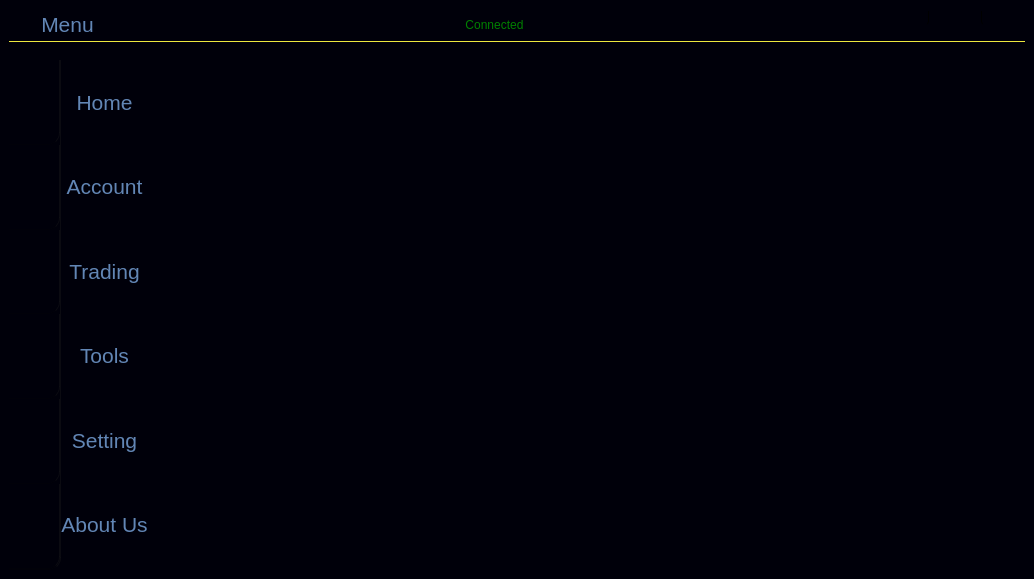
<?xml version="1.0" encoding="UTF-8"?>
<ui version="4.0">
 <class>Window</class>
 <widget class="QMainWindow" name="Window">
  <property name="windowModality">
   <enum>Qt::ApplicationModal</enum>
  </property>
  <property name="geometry">
   <rect>
    <x>0</x>
    <y>0</y>
    <width>1034</width>
    <height>579</height>
   </rect>
  </property>
  <property name="font">
   <font>
    <family>Segoe UI Symbol</family>
    <pointsize>9</pointsize>
   </font>
  </property>
  <property name="windowTitle">
   <string>MainWindow</string>
  </property>
  <property name="windowIcon">
   <iconset resource="resourse.qrc">
    <normaloff>:/icons/images/icons/icons8-scatter-plot-96.png</normaloff>:/icons/images/icons/icons8-scatter-plot-96.png</iconset>
  </property>
  <property name="autoFillBackground">
   <bool>false</bool>
  </property>
  <property name="styleSheet">
   <string notr="true">border : none;
background-color : qlineargradient(spread:repeat, x1:0.5225, y1:0.505, x2:0.6075, y2:0.602, stop:0.920455 rgba(0, 0, 10, 239));

</string>
  </property>
  <property name="dockNestingEnabled">
   <bool>false</bool>
  </property>
  <property name="unifiedTitleAndToolBarOnMac">
   <bool>false</bool>
  </property>
  <widget class="QWidget" name="centralwidget">
   <layout class="QVBoxLayout" name="verticalLayout">
    <property name="spacing">
     <number>0</number>
    </property>
    <property name="leftMargin">
     <number>0</number>
    </property>
    <property name="topMargin">
     <number>0</number>
    </property>
    <property name="rightMargin">
     <number>0</number>
    </property>
    <property name="bottomMargin">
     <number>0</number>
    </property>
    <item>
     <widget class="QFrame" name="TopFrame">
      <property name="styleSheet">
       <string notr="true">border-bottom : rgb(239, 229, 83);</string>
      </property>
      <property name="frameShape">
       <enum>QFrame::StyledPanel</enum>
      </property>
      <property name="frameShadow">
       <enum>QFrame::Raised</enum>
      </property>
      <layout class="QVBoxLayout" name="verticalLayout_2">
       <item>
        <widget class="QFrame" name="TopMenu">
         <property name="styleSheet">
          <string notr="true">#TopMenu {

border-bottom : 1px solid rgb(236, 231, 62);

}</string>
         </property>
         <property name="frameShape">
          <enum>QFrame::NoFrame</enum>
         </property>
         <property name="frameShadow">
          <enum>QFrame::Raised</enum>
         </property>
         <layout class="QHBoxLayout" name="horizontalLayout">
          <property name="spacing">
           <number>0</number>
          </property>
          <property name="leftMargin">
           <number>0</number>
          </property>
          <property name="topMargin">
           <number>0</number>
          </property>
          <property name="rightMargin">
           <number>0</number>
          </property>
          <property name="bottomMargin">
           <number>0</number>
          </property>
          <item>
           <widget class="QFrame" name="FrameMenu">
            <property name="styleSheet">
             <string notr="true">QPushButton:hover{
	border-bottom : 0.5px solid rgba(165, 254, 255, 150);
 	border-right : 0.5px solid rgba(185, 254, 255, 150);
 	border-bottom-right-radius : 5px;
}</string>
            </property>
            <property name="frameShape">
             <enum>QFrame::StyledPanel</enum>
            </property>
            <property name="frameShadow">
             <enum>QFrame::Raised</enum>
            </property>
            <layout class="QVBoxLayout" name="verticalLayout_9">
             <property name="spacing">
              <number>0</number>
             </property>
             <property name="leftMargin">
              <number>0</number>
             </property>
             <property name="topMargin">
              <number>0</number>
             </property>
             <property name="rightMargin">
              <number>0</number>
             </property>
             <property name="bottomMargin">
              <number>0</number>
             </property>
             <item>
              <widget class="QPushButton" name="MenuBtn">
               <property name="cursor">
                <cursorShape>PointingHandCursor</cursorShape>
               </property>
               <property name="text">
                <string/>
               </property>
               <property name="icon">
                <iconset resource="resourse.qrc">
                 <normaloff>:/icons/images/icons/icons8-menu-96.png</normaloff>:/icons/images/icons/icons8-menu-96.png</iconset>
               </property>
               <property name="iconSize">
                <size>
                 <width>45</width>
                 <height>45</height>
                </size>
               </property>
               <property name="checkable">
                <bool>false</bool>
               </property>
               <property name="autoRepeat">
                <bool>false</bool>
               </property>
               <property name="autoExclusive">
                <bool>false</bool>
               </property>
               <property name="autoDefault">
                <bool>false</bool>
               </property>
               <property name="default">
                <bool>false</bool>
               </property>
               <property name="flat">
                <bool>false</bool>
               </property>
              </widget>
             </item>
            </layout>
           </widget>
          </item>
          <item>
           <widget class="QLabel" name="Label_Home_2">
            <property name="sizeIncrement">
             <size>
              <width>0</width>
              <height>0</height>
             </size>
            </property>
            <property name="baseSize">
             <size>
              <width>0</width>
              <height>0</height>
             </size>
            </property>
            <property name="font">
             <font>
              <family>Segoe UI Symbol</family>
             </font>
            </property>
            <property name="contextMenuPolicy">
             <enum>Qt::ActionsContextMenu</enum>
            </property>
            <property name="frameShadow">
             <enum>QFrame::Sunken</enum>
            </property>
            <property name="lineWidth">
             <number>0</number>
            </property>
            <property name="text">
             <string>&lt;html&gt;&lt;head/&gt;&lt;body&gt;&lt;p align=&quot;center&quot;&gt;&lt;span style=&quot; font-size:16pt; color:#6286b5;&quot;&gt;Menu&lt;/span&gt;&lt;/p&gt;&lt;/body&gt;&lt;/html&gt;</string>
            </property>
            <property name="margin">
             <number>1</number>
            </property>
           </widget>
          </item>
          <item>
           <spacer name="horizontalSpacer">
            <property name="orientation">
             <enum>Qt::Horizontal</enum>
            </property>
            <property name="sizeHint" stdset="0">
             <size>
              <width>40</width>
              <height>20</height>
             </size>
            </property>
           </spacer>
          </item>
          <item>
           <widget class="QFrame" name="frame">
            <property name="frameShape">
             <enum>QFrame::StyledPanel</enum>
            </property>
            <property name="frameShadow">
             <enum>QFrame::Raised</enum>
            </property>
            <layout class="QVBoxLayout" name="verticalLayout_4">
             <item>
              <widget class="QPushButton" name="ConnectionBtn">
               <property name="styleSheet">
                <string notr="true">color : green;</string>
               </property>
               <property name="text">
                <string>Connected</string>
               </property>
               <property name="iconSize">
                <size>
                 <width>40</width>
                 <height>24</height>
                </size>
               </property>
              </widget>
             </item>
            </layout>
           </widget>
          </item>
          <item>
           <spacer name="horizontalSpacer_2">
            <property name="orientation">
             <enum>Qt::Horizontal</enum>
            </property>
            <property name="sizeHint" stdset="0">
             <size>
              <width>40</width>
              <height>20</height>
             </size>
            </property>
           </spacer>
          </item>
          <item alignment="Qt::AlignRight|Qt::AlignTop">
           <widget class="QFrame" name="windows_Buttons">
            <property name="styleSheet">
             <string notr="true">QPushButton{margin:2px;}

#Close_btn{
	border-left : 0.5px solid black;
	border-bottom-left-radius : 3;
	
}
#Minimize_btn{
	border-right : 0.5px solid black;
	border-bottom-right-radius : 3;
	
}
/* Hover */
#Close_btn:hover{
	border-left : 0.7px solid black;
	border-top-left-radius : 3;
	border-bottom-left-radius : 0;
	background-color : rgba(230, 0, 0, 55);
	
	
}

#Maximize_btn:hover{
	background-color : rgba(0, 0, 235, 55);
	
}

#Minimize_btn:hover{
	border-right : 0.7px solid black;
	border-top-right-radius : 3;
	border-bottom-left-radius : 0;
	background-color : rgba(250, 250, 250, 55);
	
}
</string>
            </property>
            <property name="frameShape">
             <enum>QFrame::StyledPanel</enum>
            </property>
            <property name="frameShadow">
             <enum>QFrame::Raised</enum>
            </property>
            <layout class="QHBoxLayout" name="horizontalLayout_2">
             <property name="spacing">
              <number>6</number>
             </property>
             <property name="leftMargin">
              <number>0</number>
             </property>
             <property name="topMargin">
              <number>0</number>
             </property>
             <property name="rightMargin">
              <number>9</number>
             </property>
             <property name="bottomMargin">
              <number>0</number>
             </property>
             <item>
              <widget class="QPushButton" name="Minimize_btn">
               <property name="text">
                <string/>
               </property>
               <property name="icon">
                <iconset resource="resourse.qrc">
                 <normaloff>:/icons/images/icons/icons8-advertisement-page-96.png</normaloff>:/icons/images/icons/icons8-advertisement-page-96.png</iconset>
               </property>
               <property name="iconSize">
                <size>
                 <width>32</width>
                 <height>32</height>
                </size>
               </property>
              </widget>
             </item>
             <item>
              <widget class="QPushButton" name="Maximize_btn">
               <property name="text">
                <string/>
               </property>
               <property name="icon">
                <iconset resource="resourse.qrc">
                 <normaloff>:/icons/images/icons/icons8-maximize-100.png</normaloff>:/icons/images/icons/icons8-maximize-100.png</iconset>
               </property>
               <property name="iconSize">
                <size>
                 <width>32</width>
                 <height>32</height>
                </size>
               </property>
              </widget>
             </item>
             <item>
              <widget class="QPushButton" name="Close_btn">
               <property name="text">
                <string/>
               </property>
               <property name="icon">
                <iconset resource="resourse.qrc">
                 <normaloff>:/icons/images/icons/icons8-close-window-96.png</normaloff>:/icons/images/icons/icons8-close-window-96.png</iconset>
               </property>
               <property name="iconSize">
                <size>
                 <width>32</width>
                 <height>32</height>
                </size>
               </property>
              </widget>
             </item>
            </layout>
           </widget>
          </item>
         </layout>
        </widget>
       </item>
      </layout>
     </widget>
    </item>
    <item>
     <widget class="QFrame" name="BottomFrame">
      <property name="styleSheet">
       <string notr="true"/>
      </property>
      <property name="frameShape">
       <enum>QFrame::StyledPanel</enum>
      </property>
      <property name="frameShadow">
       <enum>QFrame::Raised</enum>
      </property>
      <layout class="QHBoxLayout" name="horizontalLayout_3">
       <item>
        <widget class="QFrame" name="MenuFrame">
         <property name="styleSheet">
          <string notr="true"/>
         </property>
         <property name="frameShape">
          <enum>QFrame::NoFrame</enum>
         </property>
         <property name="frameShadow">
          <enum>QFrame::Raised</enum>
         </property>
         <layout class="QHBoxLayout" name="horizontalLayout_4" stretch="0,0">
          <property name="spacing">
           <number>0</number>
          </property>
          <property name="leftMargin">
           <number>0</number>
          </property>
          <property name="topMargin">
           <number>0</number>
          </property>
          <property name="rightMargin">
           <number>0</number>
          </property>
          <property name="bottomMargin">
           <number>0</number>
          </property>
          <item>
           <widget class="QFrame" name="LeftMenuFrame">
            <property name="styleSheet">
             <string notr="true">QFrame {
	border-right : 0.5px solid rgba(29, 29, 29, 100);
	border-bottom:0.5px solid rgba(4, 4, 4, 50);
	border-bottom-right-radius : 12px;
}

QFrame:hover{
	border-right : 1px solid rgba(75, 255, 243, 150);
	border-bottom:0.5px solid rgba(235, 243, 76, 207);
}

</string>
            </property>
            <property name="frameShape">
             <enum>QFrame::NoFrame</enum>
            </property>
            <property name="frameShadow">
             <enum>QFrame::Raised</enum>
            </property>
            <layout class="QVBoxLayout" name="verticalLayout_8">
             <property name="spacing">
              <number>0</number>
             </property>
             <property name="leftMargin">
              <number>0</number>
             </property>
             <property name="topMargin">
              <number>0</number>
             </property>
             <property name="rightMargin">
              <number>0</number>
             </property>
             <property name="bottomMargin">
              <number>0</number>
             </property>
             <item>
              <widget class="QFrame" name="FrameHome">
               <property name="frameShape">
                <enum>QFrame::StyledPanel</enum>
               </property>
               <property name="frameShadow">
                <enum>QFrame::Raised</enum>
               </property>
               <layout class="QVBoxLayout" name="verticalLayout_10">
                <item>
                 <widget class="QPushButton" name="HomeBtn">
                  <property name="text">
                   <string/>
                  </property>
                  <property name="icon">
                   <iconset resource="resourse.qrc">
                    <normaloff>:/icons/images/icons/icons8-home-64.png</normaloff>:/icons/images/icons/icons8-home-64.png</iconset>
                  </property>
                  <property name="iconSize">
                   <size>
                    <width>45</width>
                    <height>45</height>
                   </size>
                  </property>
                 </widget>
                </item>
               </layout>
              </widget>
             </item>
             <item>
              <widget class="QFrame" name="FrameAccount">
               <property name="frameShape">
                <enum>QFrame::StyledPanel</enum>
               </property>
               <property name="frameShadow">
                <enum>QFrame::Raised</enum>
               </property>
               <layout class="QVBoxLayout" name="verticalLayout_11">
                <item>
                 <widget class="QPushButton" name="AccountBtn">
                  <property name="text">
                   <string/>
                  </property>
                  <property name="icon">
                   <iconset resource="resourse.qrc">
                    <normaloff>:/icons/images/icons/icons8-male-user-100.png</normaloff>:/icons/images/icons/icons8-male-user-100.png</iconset>
                  </property>
                  <property name="iconSize">
                   <size>
                    <width>45</width>
                    <height>45</height>
                   </size>
                  </property>
                 </widget>
                </item>
               </layout>
              </widget>
             </item>
             <item>
              <widget class="QFrame" name="FrameTrading">
               <property name="frameShape">
                <enum>QFrame::StyledPanel</enum>
               </property>
               <property name="frameShadow">
                <enum>QFrame::Raised</enum>
               </property>
               <layout class="QVBoxLayout" name="verticalLayout_12">
                <item>
                 <widget class="QPushButton" name="TradingBtn">
                  <property name="text">
                   <string/>
                  </property>
                  <property name="icon">
                   <iconset resource="resourse.qrc">
                    <normaloff>:/icons/images/icons/icons8-trading-100.png</normaloff>:/icons/images/icons/icons8-trading-100.png</iconset>
                  </property>
                  <property name="iconSize">
                   <size>
                    <width>45</width>
                    <height>45</height>
                   </size>
                  </property>
                 </widget>
                </item>
               </layout>
              </widget>
             </item>
             <item>
              <widget class="QFrame" name="FrameTools">
               <property name="frameShape">
                <enum>QFrame::StyledPanel</enum>
               </property>
               <property name="frameShadow">
                <enum>QFrame::Raised</enum>
               </property>
               <layout class="QVBoxLayout" name="verticalLayout_15">
                <item>
                 <widget class="QPushButton" name="ToolsBtn">
                  <property name="text">
                   <string/>
                  </property>
                  <property name="icon">
                   <iconset resource="resourse.qrc">
                    <normaloff>:/icons/images/icons/icons8-tools-64.png</normaloff>:/icons/images/icons/icons8-tools-64.png</iconset>
                  </property>
                  <property name="iconSize">
                   <size>
                    <width>45</width>
                    <height>45</height>
                   </size>
                  </property>
                 </widget>
                </item>
               </layout>
              </widget>
             </item>
             <item>
              <widget class="QFrame" name="FrameSetting">
               <property name="frameShape">
                <enum>QFrame::StyledPanel</enum>
               </property>
               <property name="frameShadow">
                <enum>QFrame::Raised</enum>
               </property>
               <layout class="QVBoxLayout" name="verticalLayout_13">
                <item>
                 <widget class="QPushButton" name="SettingBtn">
                  <property name="text">
                   <string/>
                  </property>
                  <property name="icon">
                   <iconset resource="resourse.qrc">
                    <normaloff>:/icons/images/icons/icons8-settings-50.png</normaloff>:/icons/images/icons/icons8-settings-50.png</iconset>
                  </property>
                  <property name="iconSize">
                   <size>
                    <width>45</width>
                    <height>45</height>
                   </size>
                  </property>
                 </widget>
                </item>
               </layout>
              </widget>
             </item>
             <item>
              <widget class="QFrame" name="FrameAbout">
               <property name="frameShape">
                <enum>QFrame::StyledPanel</enum>
               </property>
               <property name="frameShadow">
                <enum>QFrame::Raised</enum>
               </property>
               <layout class="QVBoxLayout" name="verticalLayout_14">
                <item>
                 <widget class="QPushButton" name="AboutBtn">
                  <property name="text">
                   <string/>
                  </property>
                  <property name="icon">
                   <iconset resource="resourse.qrc">
                    <normaloff>:/icons/images/icons/icons8-about-96.png</normaloff>:/icons/images/icons/icons8-about-96.png</iconset>
                  </property>
                  <property name="iconSize">
                   <size>
                    <width>45</width>
                    <height>45</height>
                   </size>
                  </property>
                 </widget>
                </item>
               </layout>
              </widget>
             </item>
            </layout>
           </widget>
          </item>
          <item>
           <widget class="QFrame" name="LabelFrame">
            <property name="styleSheet">
             <string notr="true">QFrame:hover{
	border-right : 0.5px solid rgba(27, 176, 176, 150);
	border-bottom : 0.5px solid rgba(135, 67, 203, 107);
	border-left : 0.5px solid rgba(240, 240, 92, 250);
	border-top : 0.5px solid rgba(162, 229, 201, 200);
	border-top-left-radius:0;
	border-bottom-right-radius:10px;
}
</string>
            </property>
            <property name="frameShape">
             <enum>QFrame::NoFrame</enum>
            </property>
            <property name="frameShadow">
             <enum>QFrame::Raised</enum>
            </property>
            <layout class="QVBoxLayout" name="verticalLayout_3">
             <property name="spacing">
              <number>0</number>
             </property>
             <property name="leftMargin">
              <number>0</number>
             </property>
             <property name="topMargin">
              <number>0</number>
             </property>
             <property name="rightMargin">
              <number>0</number>
             </property>
             <property name="bottomMargin">
              <number>3</number>
             </property>
             <item>
              <widget class="QFrame" name="HomeFrameLabel">
               <property name="contextMenuPolicy">
                <enum>Qt::NoContextMenu</enum>
               </property>
               <property name="acceptDrops">
                <bool>false</bool>
               </property>
               <property name="frameShape">
                <enum>QFrame::NoFrame</enum>
               </property>
               <property name="frameShadow">
                <enum>QFrame::Sunken</enum>
               </property>
               <layout class="QHBoxLayout" name="horizontalLayout_5">
                <property name="spacing">
                 <number>0</number>
                </property>
                <property name="leftMargin">
                 <number>0</number>
                </property>
                <property name="topMargin">
                 <number>0</number>
                </property>
                <property name="rightMargin">
                 <number>0</number>
                </property>
                <property name="bottomMargin">
                 <number>0</number>
                </property>
                <item>
                 <widget class="QLabel" name="Label_Home">
                  <property name="sizeIncrement">
                   <size>
                    <width>0</width>
                    <height>0</height>
                   </size>
                  </property>
                  <property name="baseSize">
                   <size>
                    <width>0</width>
                    <height>0</height>
                   </size>
                  </property>
                  <property name="font">
                   <font>
                    <family>Segoe UI Symbol</family>
                   </font>
                  </property>
                  <property name="contextMenuPolicy">
                   <enum>Qt::ActionsContextMenu</enum>
                  </property>
                  <property name="frameShadow">
                   <enum>QFrame::Sunken</enum>
                  </property>
                  <property name="lineWidth">
                   <number>0</number>
                  </property>
                  <property name="text">
                   <string>&lt;html&gt;&lt;head/&gt;&lt;body&gt;&lt;p align=&quot;center&quot;&gt;&lt;span style=&quot; font-size:16pt; color:#6286b5;&quot;&gt;Home&lt;/span&gt;&lt;/p&gt;&lt;/body&gt;&lt;/html&gt;</string>
                  </property>
                  <property name="margin">
                   <number>1</number>
                  </property>
                 </widget>
                </item>
               </layout>
              </widget>
             </item>
             <item>
              <widget class="QLabel" name="Label_Account">
               <property name="sizeIncrement">
                <size>
                 <width>0</width>
                 <height>0</height>
                </size>
               </property>
               <property name="baseSize">
                <size>
                 <width>0</width>
                 <height>0</height>
                </size>
               </property>
               <property name="font">
                <font>
                 <family>Segoe UI Symbol</family>
                </font>
               </property>
               <property name="contextMenuPolicy">
                <enum>Qt::ActionsContextMenu</enum>
               </property>
               <property name="frameShadow">
                <enum>QFrame::Sunken</enum>
               </property>
               <property name="lineWidth">
                <number>0</number>
               </property>
               <property name="text">
                <string>&lt;html&gt;&lt;head/&gt;&lt;body&gt;&lt;p align=&quot;center&quot;&gt;&lt;span style=&quot; font-size:16pt; color:#6286b5;&quot;&gt;Account&lt;/span&gt;&lt;/p&gt;&lt;/body&gt;&lt;/html&gt;</string>
               </property>
               <property name="margin">
                <number>30</number>
               </property>
               <property name="indent">
                <number>0</number>
               </property>
              </widget>
             </item>
             <item>
              <widget class="QFrame" name="HomeFrameLabel_2">
               <property name="contextMenuPolicy">
                <enum>Qt::NoContextMenu</enum>
               </property>
               <property name="acceptDrops">
                <bool>false</bool>
               </property>
               <property name="frameShape">
                <enum>QFrame::NoFrame</enum>
               </property>
               <property name="frameShadow">
                <enum>QFrame::Sunken</enum>
               </property>
               <layout class="QHBoxLayout" name="horizontalLayout_6">
                <property name="spacing">
                 <number>0</number>
                </property>
                <property name="leftMargin">
                 <number>0</number>
                </property>
                <property name="topMargin">
                 <number>0</number>
                </property>
                <property name="rightMargin">
                 <number>0</number>
                </property>
                <property name="bottomMargin">
                 <number>0</number>
                </property>
                <item>
                 <widget class="QLabel" name="Label_Home_3">
                  <property name="sizeIncrement">
                   <size>
                    <width>0</width>
                    <height>0</height>
                   </size>
                  </property>
                  <property name="baseSize">
                   <size>
                    <width>0</width>
                    <height>0</height>
                   </size>
                  </property>
                  <property name="font">
                   <font>
                    <family>Segoe UI Symbol</family>
                   </font>
                  </property>
                  <property name="contextMenuPolicy">
                   <enum>Qt::ActionsContextMenu</enum>
                  </property>
                  <property name="frameShadow">
                   <enum>QFrame::Sunken</enum>
                  </property>
                  <property name="lineWidth">
                   <number>0</number>
                  </property>
                  <property name="text">
                   <string>&lt;html&gt;&lt;head/&gt;&lt;body&gt;&lt;p align=&quot;center&quot;&gt;&lt;span style=&quot; font-size:16pt; color:#6286b5;&quot;&gt;Trading&lt;/span&gt;&lt;/p&gt;&lt;/body&gt;&lt;/html&gt;</string>
                  </property>
                  <property name="margin">
                   <number>1</number>
                  </property>
                 </widget>
                </item>
               </layout>
              </widget>
             </item>
             <item>
              <widget class="QLabel" name="Label_Home_6">
               <property name="sizeIncrement">
                <size>
                 <width>0</width>
                 <height>0</height>
                </size>
               </property>
               <property name="baseSize">
                <size>
                 <width>0</width>
                 <height>0</height>
                </size>
               </property>
               <property name="font">
                <font>
                 <family>Segoe UI Symbol</family>
                </font>
               </property>
               <property name="contextMenuPolicy">
                <enum>Qt::ActionsContextMenu</enum>
               </property>
               <property name="frameShadow">
                <enum>QFrame::Sunken</enum>
               </property>
               <property name="lineWidth">
                <number>0</number>
               </property>
               <property name="text">
                <string>&lt;html&gt;&lt;head/&gt;&lt;body&gt;&lt;p align=&quot;center&quot;&gt;&lt;span style=&quot; font-size:16pt; color:#6286b5;&quot;&gt;Tools&lt;/span&gt;&lt;/p&gt;&lt;/body&gt;&lt;/html&gt;</string>
               </property>
               <property name="margin">
                <number>1</number>
               </property>
              </widget>
             </item>
             <item>
              <widget class="QFrame" name="HomeFrameLabel_3">
               <property name="contextMenuPolicy">
                <enum>Qt::NoContextMenu</enum>
               </property>
               <property name="acceptDrops">
                <bool>false</bool>
               </property>
               <property name="frameShape">
                <enum>QFrame::NoFrame</enum>
               </property>
               <property name="frameShadow">
                <enum>QFrame::Sunken</enum>
               </property>
               <layout class="QHBoxLayout" name="horizontalLayout_7">
                <property name="spacing">
                 <number>0</number>
                </property>
                <property name="leftMargin">
                 <number>0</number>
                </property>
                <property name="topMargin">
                 <number>0</number>
                </property>
                <property name="rightMargin">
                 <number>0</number>
                </property>
                <property name="bottomMargin">
                 <number>0</number>
                </property>
                <item>
                 <widget class="QLabel" name="Label_Home_4">
                  <property name="sizeIncrement">
                   <size>
                    <width>0</width>
                    <height>0</height>
                   </size>
                  </property>
                  <property name="baseSize">
                   <size>
                    <width>0</width>
                    <height>0</height>
                   </size>
                  </property>
                  <property name="font">
                   <font>
                    <family>Segoe UI Symbol</family>
                   </font>
                  </property>
                  <property name="contextMenuPolicy">
                   <enum>Qt::ActionsContextMenu</enum>
                  </property>
                  <property name="frameShadow">
                   <enum>QFrame::Sunken</enum>
                  </property>
                  <property name="lineWidth">
                   <number>0</number>
                  </property>
                  <property name="text">
                   <string>&lt;html&gt;&lt;head/&gt;&lt;body&gt;&lt;p align=&quot;center&quot;&gt;&lt;span style=&quot; font-size:16pt; color:#6286b5;&quot;&gt;Setting&lt;/span&gt;&lt;/p&gt;&lt;/body&gt;&lt;/html&gt;</string>
                  </property>
                  <property name="margin">
                   <number>1</number>
                  </property>
                 </widget>
                </item>
               </layout>
              </widget>
             </item>
             <item>
              <widget class="QFrame" name="HomeFrameLabel_4">
               <property name="contextMenuPolicy">
                <enum>Qt::NoContextMenu</enum>
               </property>
               <property name="acceptDrops">
                <bool>false</bool>
               </property>
               <property name="frameShape">
                <enum>QFrame::NoFrame</enum>
               </property>
               <property name="frameShadow">
                <enum>QFrame::Sunken</enum>
               </property>
               <layout class="QHBoxLayout" name="horizontalLayout_8">
                <property name="spacing">
                 <number>0</number>
                </property>
                <property name="leftMargin">
                 <number>0</number>
                </property>
                <property name="topMargin">
                 <number>0</number>
                </property>
                <property name="rightMargin">
                 <number>0</number>
                </property>
                <property name="bottomMargin">
                 <number>0</number>
                </property>
                <item>
                 <widget class="QLabel" name="Label_Home_5">
                  <property name="sizeIncrement">
                   <size>
                    <width>0</width>
                    <height>0</height>
                   </size>
                  </property>
                  <property name="baseSize">
                   <size>
                    <width>0</width>
                    <height>0</height>
                   </size>
                  </property>
                  <property name="font">
                   <font>
                    <family>Segoe UI Symbol</family>
                   </font>
                  </property>
                  <property name="contextMenuPolicy">
                   <enum>Qt::ActionsContextMenu</enum>
                  </property>
                  <property name="frameShadow">
                   <enum>QFrame::Sunken</enum>
                  </property>
                  <property name="lineWidth">
                   <number>0</number>
                  </property>
                  <property name="text">
                   <string>&lt;html&gt;&lt;head/&gt;&lt;body&gt;&lt;p align=&quot;center&quot;&gt;&lt;span style=&quot; font-size:16pt; color:#6286b5;&quot;&gt;About Us&lt;/span&gt;&lt;/p&gt;&lt;/body&gt;&lt;/html&gt;</string>
                  </property>
                  <property name="margin">
                   <number>1</number>
                  </property>
                 </widget>
                </item>
               </layout>
              </widget>
             </item>
            </layout>
           </widget>
          </item>
         </layout>
        </widget>
       </item>
       <item>
        <widget class="QStackedWidget" name="Views">
         <property name="sizePolicy">
          <sizepolicy hsizetype="Preferred" vsizetype="Preferred">
           <horstretch>0</horstretch>
           <verstretch>0</verstretch>
          </sizepolicy>
         </property>
         <property name="styleSheet">
          <string notr="true"/>
         </property>
         <property name="frameShape">
          <enum>QFrame::NoFrame</enum>
         </property>
         <property name="frameShadow">
          <enum>QFrame::Sunken</enum>
         </property>
         <property name="currentIndex">
          <number>0</number>
         </property>
         <widget class="QWidget" name="PageHome"/>
        </widget>
       </item>
      </layout>
     </widget>
    </item>
   </layout>
  </widget>
 </widget>
 <resources>
  <include location="resourse.qrc"/>
 </resources>
 <connections>
  <connection>
   <sender>Close_btn</sender>
   <signal>clicked()</signal>
   <receiver>Window</receiver>
   <slot>close()</slot>
   <hints>
    <hint type="sourcelabel">
     <x>986</x>
     <y>35</y>
    </hint>
    <hint type="destinationlabel">
     <x>516</x>
     <y>289</y>
    </hint>
   </hints>
  </connection>
  <connection>
   <sender>Maximize_btn</sender>
   <signal>clicked()</signal>
   <receiver>Window</receiver>
   <slot>showMaximized()</slot>
   <hints>
    <hint type="sourcelabel">
     <x>939</x>
     <y>35</y>
    </hint>
    <hint type="destinationlabel">
     <x>516</x>
     <y>289</y>
    </hint>
   </hints>
  </connection>
  <connection>
   <sender>Minimize_btn</sender>
   <signal>clicked()</signal>
   <receiver>Window</receiver>
   <slot>showMinimized()</slot>
   <hints>
    <hint type="sourcelabel">
     <x>893</x>
     <y>35</y>
    </hint>
    <hint type="destinationlabel">
     <x>516</x>
     <y>289</y>
    </hint>
   </hints>
  </connection>
  <connection>
   <sender>ConnectionBtn</sender>
   <signal>clicked()</signal>
   <receiver>ConnectionBtn</receiver>
   <slot>update()</slot>
   <hints>
    <hint type="sourcelabel">
     <x>497</x>
     <y>30</y>
    </hint>
    <hint type="destinationlabel">
     <x>497</x>
     <y>30</y>
    </hint>
   </hints>
  </connection>
  <connection>
   <sender>MenuBtn</sender>
   <signal>clicked(bool)</signal>
   <receiver>LabelFrame</receiver>
   <slot>update()</slot>
   <hints>
    <hint type="sourcelabel">
     <x>51</x>
     <y>49</y>
    </hint>
    <hint type="destinationlabel">
     <x>156</x>
     <y>338</y>
    </hint>
   </hints>
  </connection>
 </connections>
</ui>
